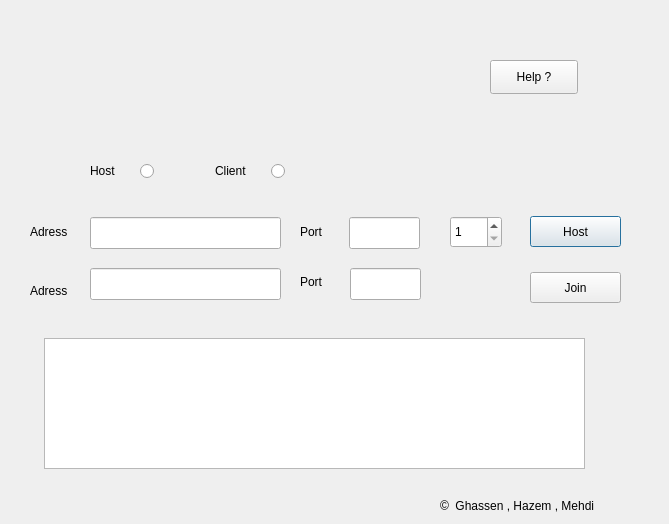
<?xml version="1.0" encoding="UTF-8"?>
<ui version="4.0">
 <class>Dialog</class>
 <widget class="QDialog" name="Dialog">
  <property name="geometry">
   <rect>
    <x>0</x>
    <y>0</y>
    <width>669</width>
    <height>524</height>
   </rect>
  </property>
  <property name="windowTitle">
   <string>Dialog</string>
  </property>
  <widget class="QPushButton" name="Host">
   <property name="geometry">
    <rect>
     <x>530</x>
     <y>216</y>
     <width>91</width>
     <height>31</height>
    </rect>
   </property>
   <property name="text">
    <string>Host</string>
   </property>
  </widget>
  <widget class="QTextBrowser" name="tB">
   <property name="geometry">
    <rect>
     <x>44</x>
     <y>338</y>
     <width>541</width>
     <height>131</height>
    </rect>
   </property>
  </widget>
  <widget class="QSpinBox" name="sB">
   <property name="geometry">
    <rect>
     <x>450</x>
     <y>216</y>
     <width>52</width>
     <height>32</height>
    </rect>
   </property>
   <property name="sizePolicy">
    <sizepolicy hsizetype="MinimumExpanding" vsizetype="Fixed">
     <horstretch>0</horstretch>
     <verstretch>0</verstretch>
    </sizepolicy>
   </property>
   <property name="minimumSize">
    <size>
     <width>52</width>
     <height>32</height>
    </size>
   </property>
   <property name="maximumSize">
    <size>
     <width>52</width>
     <height>32</height>
    </size>
   </property>
   <property name="minimum">
    <number>1</number>
   </property>
   <property name="maximum">
    <number>3</number>
   </property>
  </widget>
  <widget class="QPushButton" name="Join">
   <property name="geometry">
    <rect>
     <x>530</x>
     <y>272</y>
     <width>91</width>
     <height>31</height>
    </rect>
   </property>
   <property name="text">
    <string>Join</string>
   </property>
  </widget>
  <widget class="QLabel" name="label_2">
   <property name="geometry">
    <rect>
     <x>30</x>
     <y>275</y>
     <width>101</width>
     <height>31</height>
    </rect>
   </property>
   <property name="text">
    <string>Adress</string>
   </property>
  </widget>
  <widget class="QLineEdit" name="lineEdit">
   <property name="geometry">
    <rect>
     <x>90</x>
     <y>268</y>
     <width>191</width>
     <height>32</height>
    </rect>
   </property>
  </widget>
  <widget class="QLineEdit" name="lineEdit_2">
   <property name="geometry">
    <rect>
     <x>350</x>
     <y>268</y>
     <width>71</width>
     <height>32</height>
    </rect>
   </property>
  </widget>
  <widget class="QLabel" name="label_3">
   <property name="geometry">
    <rect>
     <x>300</x>
     <y>266</y>
     <width>59</width>
     <height>31</height>
    </rect>
   </property>
   <property name="text">
    <string>Port</string>
   </property>
  </widget>
  <widget class="QLineEdit" name="LE">
   <property name="geometry">
    <rect>
     <x>90</x>
     <y>217</y>
     <width>191</width>
     <height>32</height>
    </rect>
   </property>
  </widget>
  <widget class="QLabel" name="label_4">
   <property name="geometry">
    <rect>
     <x>30</x>
     <y>216</y>
     <width>101</width>
     <height>31</height>
    </rect>
   </property>
   <property name="text">
    <string>Adress</string>
   </property>
  </widget>
  <widget class="QLabel" name="label_pic2">
   <property name="geometry">
    <rect>
     <x>200</x>
     <y>20</y>
     <width>181</width>
     <height>18</height>
    </rect>
   </property>
   <property name="text">
    <string/>
   </property>
  </widget>
  <widget class="QLabel" name="label_pic2_2">
   <property name="geometry">
    <rect>
     <x>80</x>
     <y>20</y>
     <width>771</width>
     <height>111</height>
    </rect>
   </property>
   <property name="text">
    <string/>
   </property>
  </widget>
  <widget class="QPushButton" name="pushButton_2">
   <property name="geometry">
    <rect>
     <x>490</x>
     <y>60</y>
     <width>88</width>
     <height>34</height>
    </rect>
   </property>
   <property name="text">
    <string>Help ?</string>
   </property>
  </widget>
  <widget class="QLabel" name="label">
   <property name="geometry">
    <rect>
     <x>440</x>
     <y>490</y>
     <width>231</width>
     <height>31</height>
    </rect>
   </property>
   <property name="text">
    <string>©  Ghassen , Hazem , Mehdi</string>
   </property>
  </widget>
  <widget class="QLabel" name="label_5">
   <property name="geometry">
    <rect>
     <x>90</x>
     <y>161</y>
     <width>71</width>
     <height>20</height>
    </rect>
   </property>
   <property name="text">
    <string>Host</string>
   </property>
  </widget>
  <widget class="QLabel" name="label_6">
   <property name="geometry">
    <rect>
     <x>215</x>
     <y>162</y>
     <width>59</width>
     <height>18</height>
    </rect>
   </property>
   <property name="text">
    <string>Client</string>
   </property>
  </widget>
  <widget class="QRadioButton" name="radioButton">
   <property name="geometry">
    <rect>
     <x>140</x>
     <y>160</y>
     <width>105</width>
     <height>22</height>
    </rect>
   </property>
   <property name="text">
    <string/>
   </property>
  </widget>
  <widget class="QRadioButton" name="radioButton_2">
   <property name="geometry">
    <rect>
     <x>271</x>
     <y>160</y>
     <width>105</width>
     <height>22</height>
    </rect>
   </property>
   <property name="text">
    <string/>
   </property>
  </widget>
  <widget class="QLineEdit" name="lineEdit_3">
   <property name="geometry">
    <rect>
     <x>349</x>
     <y>217</y>
     <width>71</width>
     <height>32</height>
    </rect>
   </property>
  </widget>
  <widget class="QLabel" name="label_7">
   <property name="geometry">
    <rect>
     <x>300</x>
     <y>216</y>
     <width>59</width>
     <height>31</height>
    </rect>
   </property>
   <property name="text">
    <string>Port</string>
   </property>
  </widget>
 </widget>
 <layoutdefault spacing="6" margin="11"/>
 <resources/>
 <connections/>
</ui>
